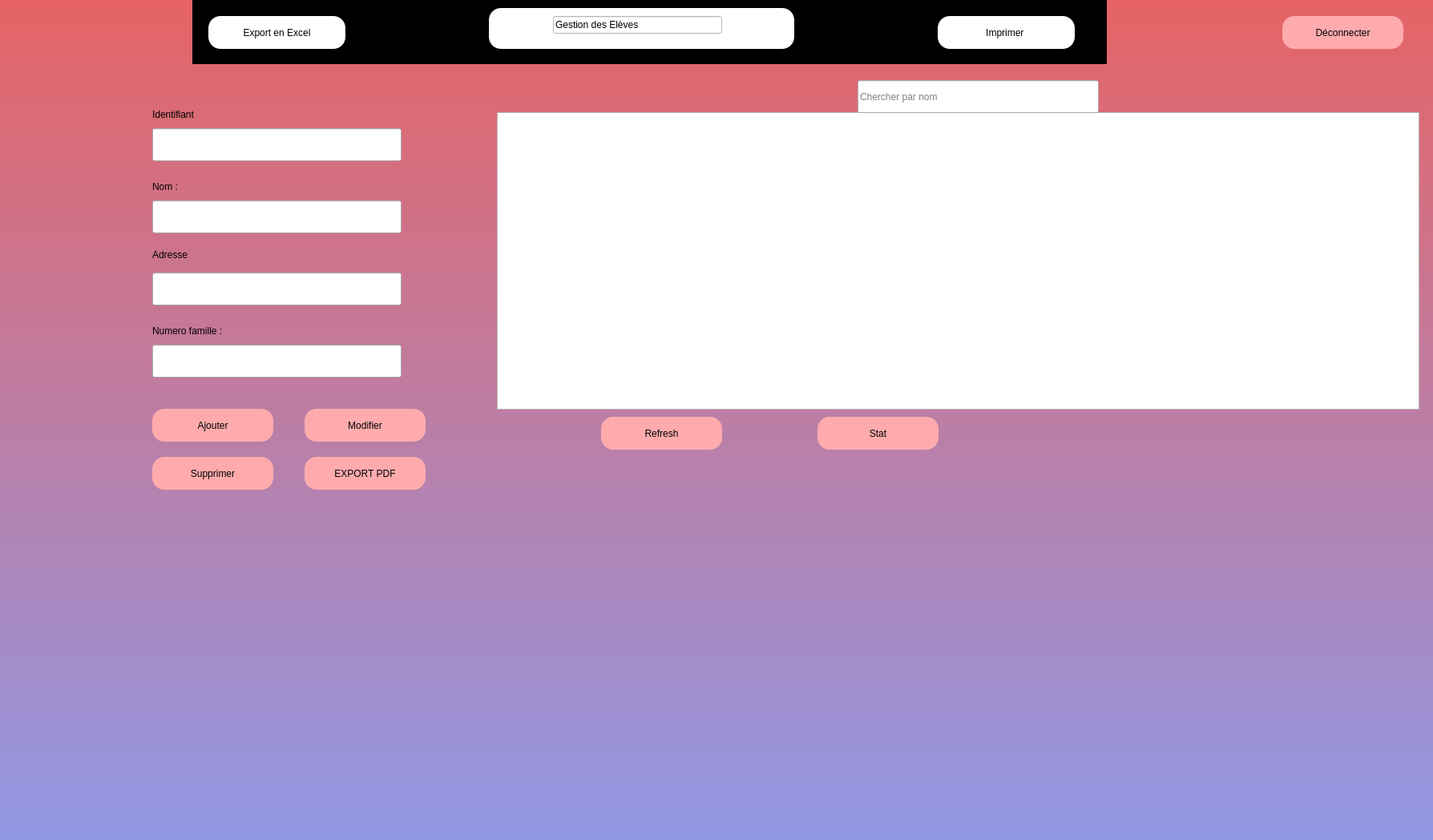
<?xml version="1.0" encoding="UTF-8"?>
<ui version="4.0">
 <class>f_necess</class>
 <widget class="QDialog" name="f_necess">
  <property name="geometry">
   <rect>
    <x>0</x>
    <y>0</y>
    <width>1788</width>
    <height>1048</height>
   </rect>
  </property>
  <property name="windowTitle">
   <string>Dialog</string>
  </property>
  <property name="styleSheet">
   <string notr="true">*{
font: 75 10pt &quot;MV Boli&quot;;
}
#f_necess
{

background-color: QLinearGradient(x1: 0,y1: 0,x2: 0,y2: 1,stop: 0 #e66465, stop:1 #9198e5);
border-radius:15px;
}
QLabel
{
	color: rgb(0, 0, 0);
}
QPushButton
{
	
	border-radius:60px;
	background-color: rgb(255, 171, 173);
}
QPushButton
{
border-radius:15px;
}
QPushButton:hover
{
	color:white;
	background-color: rgb(0, 0, 0);
	border-radius :15px;
}
Qlabel{
height:50px;
width:40px;
}

QToolButton
{
background: transparent;
border-radius:60px;

}</string>
  </property>
  <widget class="QWidget" name="widget" native="true">
   <property name="geometry">
    <rect>
     <x>0</x>
     <y>90</y>
     <width>1788</width>
     <height>1048</height>
    </rect>
   </property>
   <widget class="QWidget" name="widget_2" native="true">
    <property name="geometry">
     <rect>
      <x>100</x>
      <y>40</y>
      <width>501</width>
      <height>731</height>
     </rect>
    </property>
    <widget class="QLabel" name="label_6">
     <property name="geometry">
      <rect>
       <x>120</x>
       <y>480</y>
       <width>71</width>
       <height>21</height>
      </rect>
     </property>
     <property name="text">
      <string/>
     </property>
    </widget>
    <widget class="QLabel" name="label_3">
     <property name="geometry">
      <rect>
       <x>120</x>
       <y>480</y>
       <width>56</width>
       <height>16</height>
      </rect>
     </property>
     <property name="text">
      <string/>
     </property>
    </widget>
    <widget class="QLabel" name="label_5">
     <property name="geometry">
      <rect>
       <x>90</x>
       <y>180</y>
       <width>71</width>
       <height>16</height>
      </rect>
     </property>
     <property name="text">
      <string>Adresse</string>
     </property>
    </widget>
    <widget class="QLabel" name="labelcin">
     <property name="geometry">
      <rect>
       <x>90</x>
       <y>0</y>
       <width>99</width>
       <height>25</height>
      </rect>
     </property>
     <property name="styleSheet">
      <string notr="true"/>
     </property>
     <property name="text">
      <string>Identifiant</string>
     </property>
    </widget>
    <widget class="QLineEdit" name="lineditid">
     <property name="geometry">
      <rect>
       <x>90</x>
       <y>30</y>
       <width>311</width>
       <height>41</height>
      </rect>
     </property>
     <property name="styleSheet">
      <string notr="true"/>
     </property>
    </widget>
    <widget class="QLabel" name="labelnom">
     <property name="geometry">
      <rect>
       <x>90</x>
       <y>90</y>
       <width>43</width>
       <height>26</height>
      </rect>
     </property>
     <property name="styleSheet">
      <string notr="true"/>
     </property>
     <property name="text">
      <string>Nom :</string>
     </property>
    </widget>
    <widget class="QLineEdit" name="lineeditnom">
     <property name="geometry">
      <rect>
       <x>90</x>
       <y>120</y>
       <width>311</width>
       <height>41</height>
      </rect>
     </property>
     <property name="styleSheet">
      <string notr="true"/>
     </property>
    </widget>
    <widget class="QLineEdit" name="linededitadresse">
     <property name="geometry">
      <rect>
       <x>90</x>
       <y>210</y>
       <width>311</width>
       <height>41</height>
      </rect>
     </property>
     <property name="styleSheet">
      <string notr="true"/>
     </property>
    </widget>
    <widget class="QLabel" name="labelnumero">
     <property name="geometry">
      <rect>
       <x>90</x>
       <y>270</y>
       <width>191</width>
       <height>26</height>
      </rect>
     </property>
     <property name="styleSheet">
      <string notr="true"/>
     </property>
     <property name="text">
      <string>Numero famille :</string>
     </property>
    </widget>
    <widget class="QLineEdit" name="lineeditnum">
     <property name="geometry">
      <rect>
       <x>90</x>
       <y>300</y>
       <width>311</width>
       <height>41</height>
      </rect>
     </property>
     <property name="styleSheet">
      <string notr="true"/>
     </property>
    </widget>
    <widget class="QPushButton" name="pushButtonajouter">
     <property name="geometry">
      <rect>
       <x>90</x>
       <y>380</y>
       <width>151</width>
       <height>41</height>
      </rect>
     </property>
     <property name="styleSheet">
      <string notr="true"/>
     </property>
     <property name="text">
      <string>Ajouter</string>
     </property>
    </widget>
    <widget class="QPushButton" name="pushButton_10">
     <property name="geometry">
      <rect>
       <x>280</x>
       <y>380</y>
       <width>151</width>
       <height>41</height>
      </rect>
     </property>
     <property name="styleSheet">
      <string notr="true"/>
     </property>
     <property name="text">
      <string>Modifier</string>
     </property>
    </widget>
    <widget class="QPushButton" name="pushButtonsupprimerclient">
     <property name="geometry">
      <rect>
       <x>90</x>
       <y>440</y>
       <width>151</width>
       <height>41</height>
      </rect>
     </property>
     <property name="styleSheet">
      <string notr="true"/>
     </property>
     <property name="text">
      <string>Supprimer</string>
     </property>
    </widget>
    <widget class="QPushButton" name="pushButtonexportpdf">
     <property name="geometry">
      <rect>
       <x>280</x>
       <y>440</y>
       <width>151</width>
       <height>41</height>
      </rect>
     </property>
     <property name="styleSheet">
      <string notr="true"/>
     </property>
     <property name="text">
      <string>EXPORT PDF</string>
     </property>
    </widget>
   </widget>
   <widget class="QTableView" name="tableView">
    <property name="geometry">
     <rect>
      <x>620</x>
      <y>50</y>
      <width>1151</width>
      <height>371</height>
     </rect>
    </property>
    <property name="styleSheet">
     <string notr="true">font: 75 8pt &quot;MS Shell Dlg 2&quot;;
border-color: rgb(255, 16, 203);
gridline-color: rgb(255, 255, 255);
/*background-color: #d7d6d5*/
</string>
    </property>
   </widget>
   <widget class="QLineEdit" name="lineeditnomrech">
    <property name="geometry">
     <rect>
      <x>1070</x>
      <y>10</y>
      <width>301</width>
      <height>41</height>
     </rect>
    </property>
    <property name="styleSheet">
     <string notr="true"/>
    </property>
    <property name="placeholderText">
     <string>Chercher par nom</string>
    </property>
   </widget>
   <widget class="QPushButton" name="pushButton_4">
    <property name="geometry">
     <rect>
      <x>1020</x>
      <y>430</y>
      <width>151</width>
      <height>41</height>
     </rect>
    </property>
    <property name="text">
     <string>Stat</string>
    </property>
   </widget>
   <widget class="QCustomPlot" name="customPlot" native="true">
    <property name="geometry">
     <rect>
      <x>730</x>
      <y>480</y>
      <width>681</width>
      <height>331</height>
     </rect>
    </property>
   </widget>
   <widget class="QPushButton" name="pushButtonrefresh">
    <property name="geometry">
     <rect>
      <x>750</x>
      <y>430</y>
      <width>151</width>
      <height>41</height>
     </rect>
    </property>
    <property name="styleSheet">
     <string notr="true"/>
    </property>
    <property name="text">
     <string>Refresh</string>
    </property>
   </widget>
  </widget>
  <widget class="QWidget" name="widget_3" native="true">
   <property name="geometry">
    <rect>
     <x>240</x>
     <y>0</y>
     <width>1141</width>
     <height>80</height>
    </rect>
   </property>
   <property name="styleSheet">
    <string notr="true">background-color:rgb(0, 0, 0)
</string>
   </property>
   <widget class="QPushButton" name="pushButton_8">
    <property name="geometry">
     <rect>
      <x>370</x>
      <y>10</y>
      <width>381</width>
      <height>51</height>
     </rect>
    </property>
    <property name="styleSheet">
     <string notr="true">background-color: rgb(255, 255, 255);</string>
    </property>
    <property name="text">
     <string/>
    </property>
   </widget>
   <widget class="QLineEdit" name="lineEdit_10">
    <property name="geometry">
     <rect>
      <x>450</x>
      <y>20</y>
      <width>211</width>
      <height>22</height>
     </rect>
    </property>
    <property name="styleSheet">
     <string notr="true">background-color: rgb(255, 255, 255);

color: rgb(0, 0, 0);

font: 14pt &quot;MV Boli&quot;;</string>
    </property>
    <property name="text">
     <string>Gestion des Elèves</string>
    </property>
   </widget>
   <widget class="QPushButton" name="pushButtonexportpdf_2">
    <property name="geometry">
     <rect>
      <x>20</x>
      <y>20</y>
      <width>171</width>
      <height>41</height>
     </rect>
    </property>
    <property name="styleSheet">
     <string notr="true">#pushButtonexportpdf_2{
background-color: rgb(255, 255, 255);
border-radius:60px;
border-radius:15px;
}
#pushButtonexportpdf_2:hover
{
	color:white;
	background-color: rgb(0, 0, 0);
	border-radius :15px;
}</string>
    </property>
    <property name="text">
     <string>Export en Excel</string>
    </property>
   </widget>
   <widget class="QPushButton" name="pushButtonimprimer">
    <property name="geometry">
     <rect>
      <x>930</x>
      <y>20</y>
      <width>171</width>
      <height>41</height>
     </rect>
    </property>
    <property name="styleSheet">
     <string notr="true">#pushButtonimprimer
{
border-radius:60px;
background-color: rgb(255, 255, 255);

border-radius:15px;
}
#pushButtonimprimer:hover
{
	color:white;
	background-color: rgb(0, 0, 0);
	border-radius :15px;
}</string>
    </property>
    <property name="text">
     <string>Imprimer </string>
    </property>
   </widget>
  </widget>
  <widget class="QPushButton" name="pushButton_9">
   <property name="geometry">
    <rect>
     <x>1600</x>
     <y>20</y>
     <width>151</width>
     <height>41</height>
    </rect>
   </property>
   <property name="styleSheet">
    <string notr="true">pushButton_9
{
border-radius:60px;
background-color: rgb(255, 171, 173);
border-radius:15px;
}
pushButton_9:hover
{
	color:white;
	background-color: rgb(0, 0, 0);
	border-radius :15px;
}</string>
   </property>
   <property name="text">
    <string>Déconnecter</string>
   </property>
   <property name="icon">
    <iconset>
     <normaloff>../../Desktop/logout.png</normaloff>../../Desktop/logout.png</iconset>
   </property>
  </widget>
 </widget>
 <customwidgets>
  <customwidget>
   <class>QCustomPlot</class>
   <extends>QWidget</extends>
   <header location="global">qcustomplot.h</header>
   <container>1</container>
  </customwidget>
 </customwidgets>
 <resources/>
 <connections/>
</ui>
